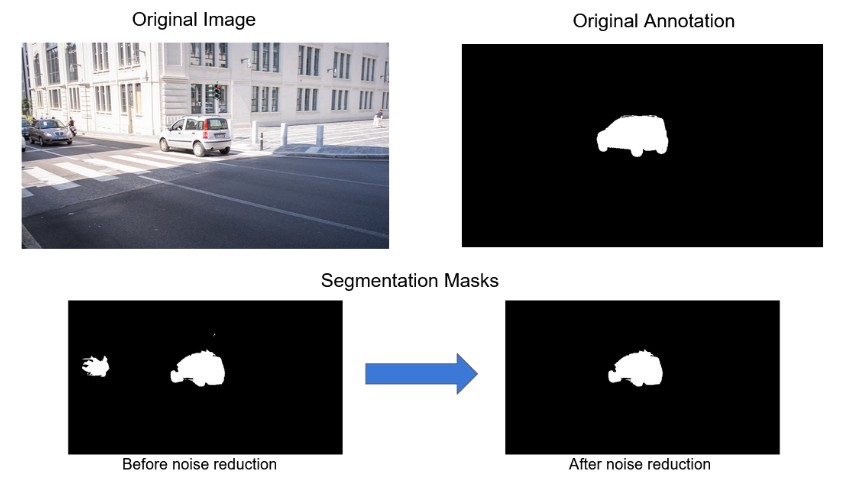
#> input picture assets/images/project2.jpg, 853 x 480 px, found by its file name
$ python image_resize.py
#> lines starting #> are read from the running program, lines starting #| are printed output that depends on the picture
from PIL import Image

# Open the image
image = Image.open("assets/project2.jpg")  # Replace with your filename
#> image is the input picture: PIL image 853x480 RGB; mean R, G, B 136.3, 136.6, 138.8

# Get original dimensions
original_width, original_height = image.size
#> original_width = 853; original_height = 480

# Calculate new height while keeping aspect ratio
new_width = 250
new_height = int((new_width / original_width) * original_height)
#> new_height = 140

# Resize the image
resized_image = image.resize((new_width, new_height))
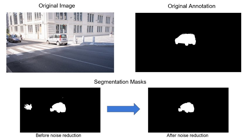
#> resized_image: PIL image 250x140 RGB; mean R, G, B 136.2, 136.5, 138.7

# Save the resized image
resized_image.save("assets/resized_image2.png")

$ run again, with assets/images/project1.jpg copied over assets/images/project2.jpg
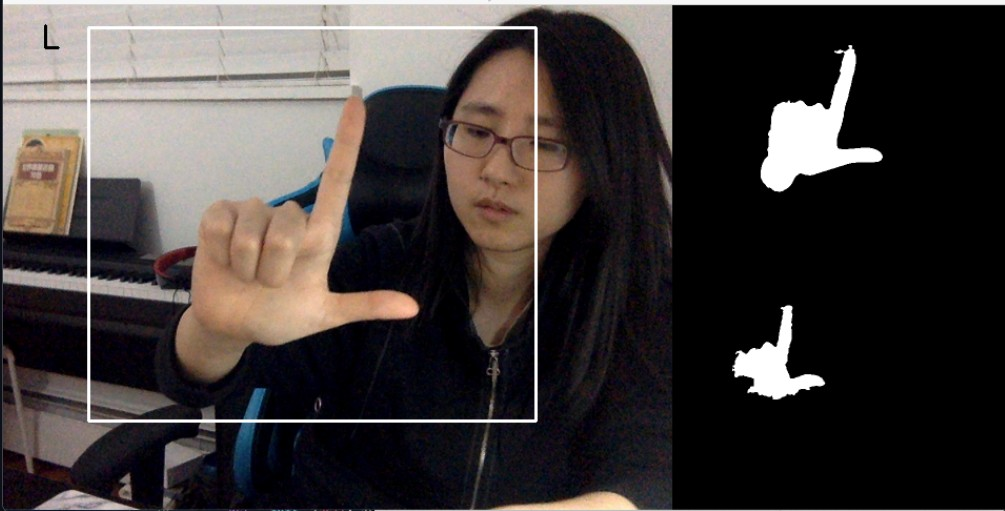
#> input picture assets/images/project1.jpg, 1005 x 511 px, found by its file name
#> image is the input picture: PIL image 1005x511 RGB; mean R, G, B 65.8, 59.9, 58.4
#> `resized_image = image.resize((new_width, new_height))`:
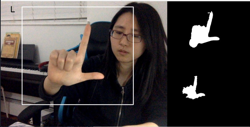
#> resized_image: PIL image 250x127 RGB; mean R, G, B 65.8, 59.9, 58.4
